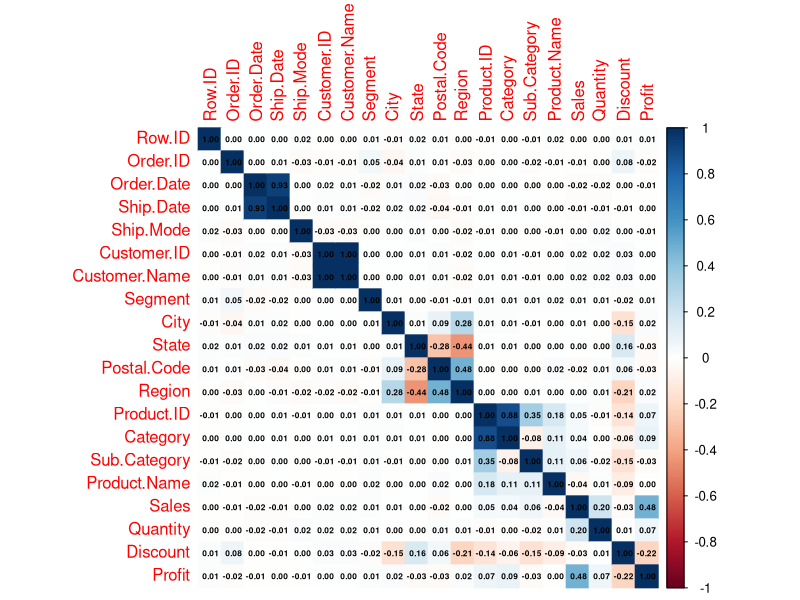
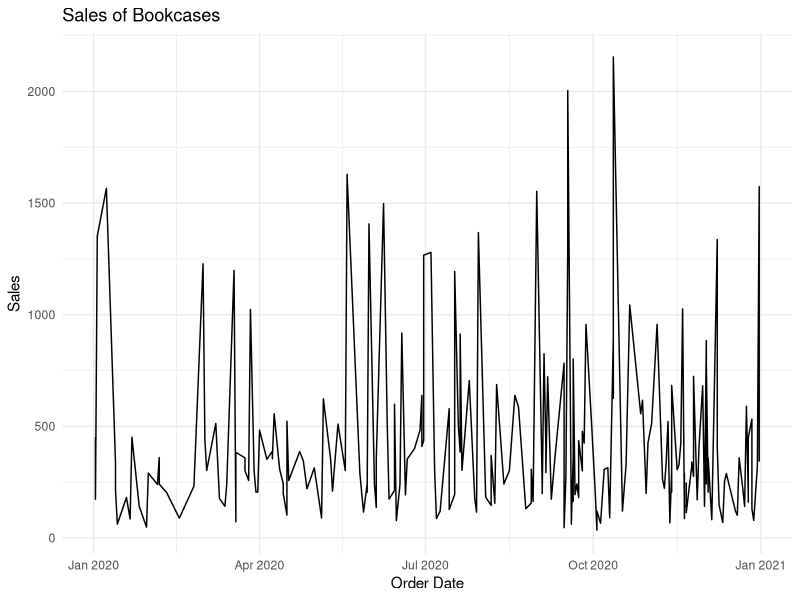
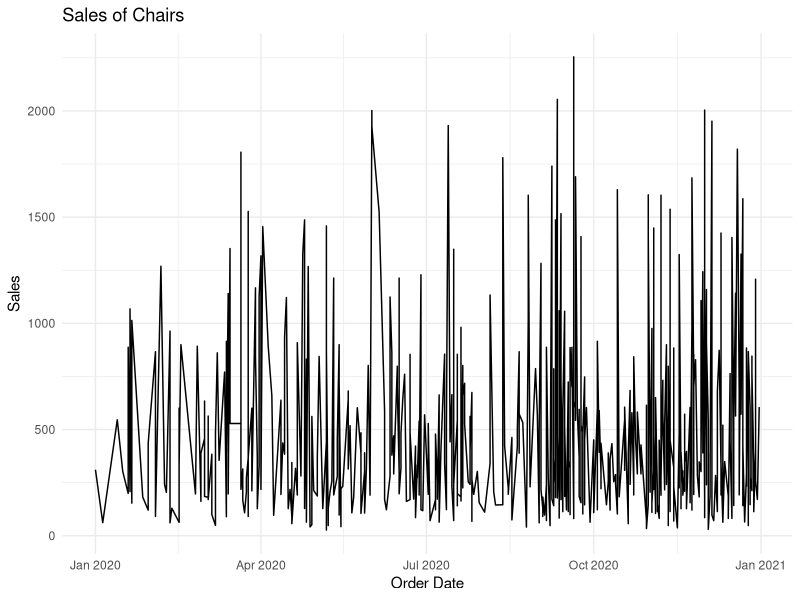
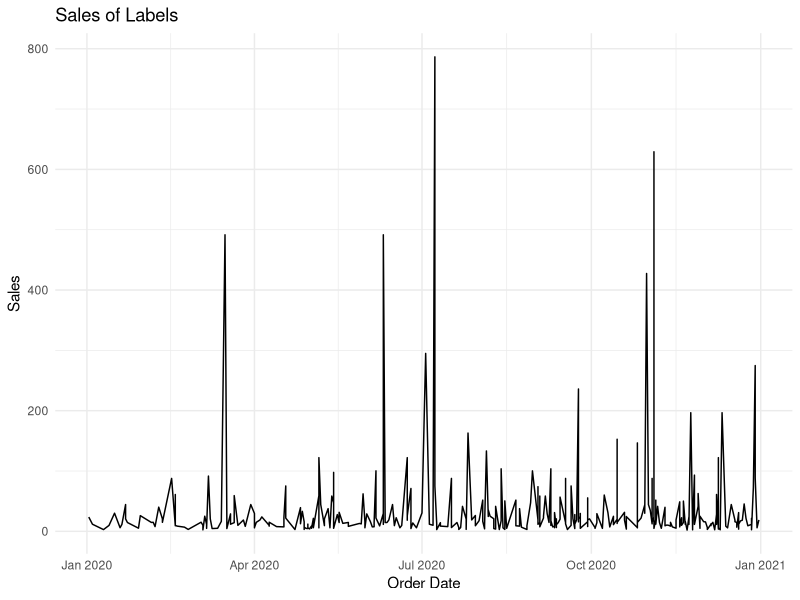
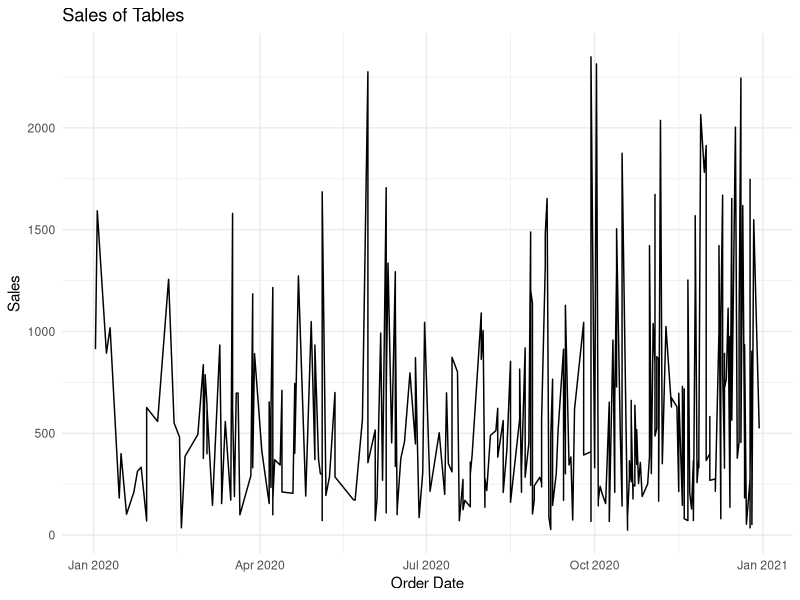
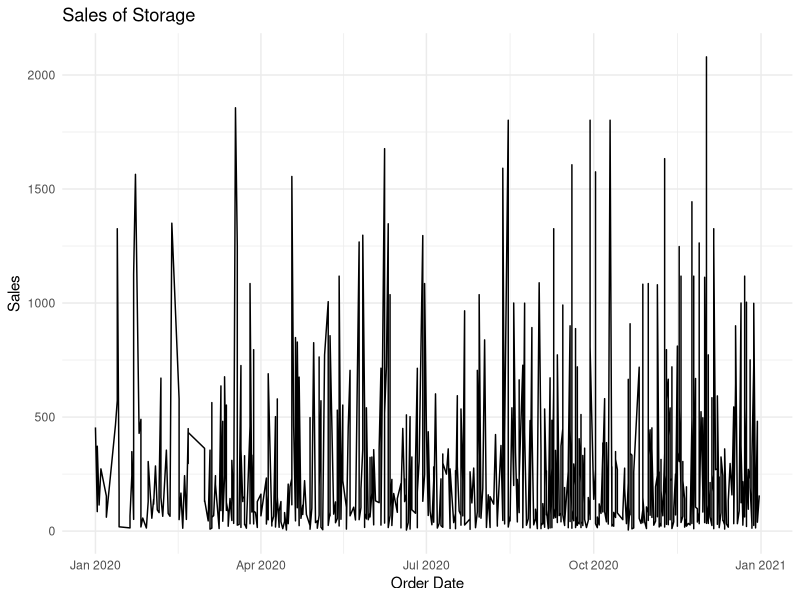
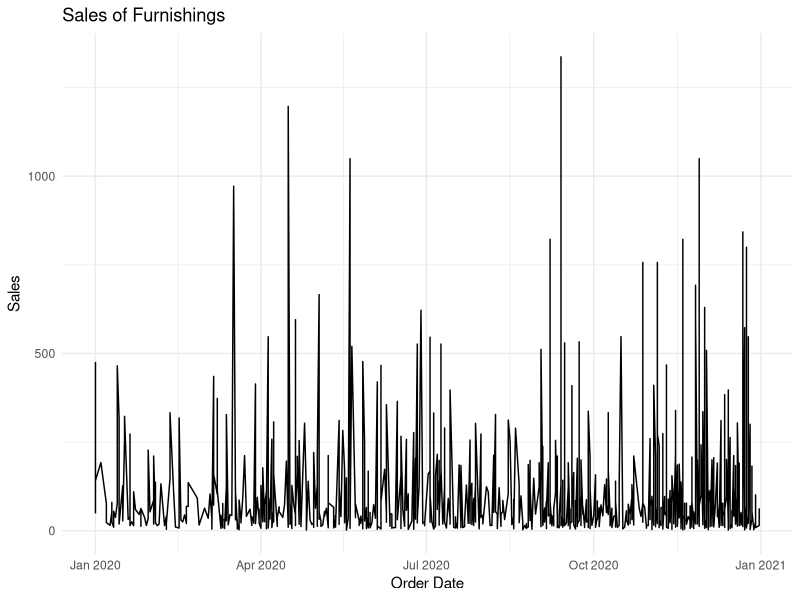
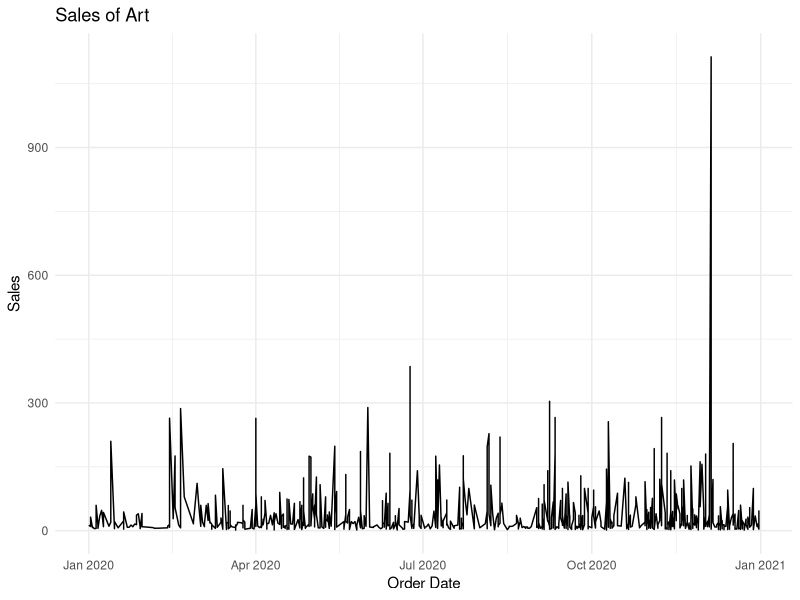

Write the R code that produced these figures, in order.
# Load libraries
library(tidyverse)
library(forecast)
library(corrplot)
library(dplyr)

# Load data (replace "Superstore.csv" with your actual file path)
data <- read.csv("Superstore.csv")

# Check for missing values (adjust as needed)
summary(data)

# Encode non-numeric columns for correlation matrix
non_numeric_cols <- sapply(data, function(x) !is.numeric(x))
encoded_df <- data
for (col in names(encoded_df)[non_numeric_cols]) {
  encoded_df[[col]] <- as.numeric(factor(encoded_df[[col]]))
}

# Check for columns with zero standard deviation
constant_columns <- sapply(encoded_df, function(x) sd(x, na.rm = TRUE) == 0)
encoded_df <- encoded_df[, !constant_columns]

encoded_matrix <- data.matrix(encoded_df)
correlation_matrix <- cor(encoded_matrix)
correlation_matrix <- round(correlation_matrix, 3)
print(correlation_matrix)
par(mar = c(1,1,1,1)) # Adjust margin
corrplot(correlation_matrix, method = "color", addCoef.col = "black", number.cex = 0.5)

# Create a date column if Order Date is not already a date format
data$Order.Date <- as.Date(data$Order.Date, format = "%m/%d/%y")

# Feature engineering (consider creating additional features)
data$Month <- format(data$Order.Date, "%m")

# Define a function to remove outliers without normalizing
remove_outliers <- function(dataframe) {
  Q1 <- quantile(dataframe$Sales, 0.05, na.rm = TRUE)
  Q3 <- quantile(dataframe$Sales, 0.95, na.rm = TRUE)
  IQR <- Q3 - Q1
  lower_bound <- Q1 - 1.5* IQR
  upper_bound <- Q3 + 1.5* IQR
  dataframe <- dataframe[dataframe$Sales >= lower_bound & dataframe$Sales <= upper_bound, ]
  return(dataframe)
}

# Call the function on 'Superstore'
data <- remove_outliers(data)
summary(data)

# Function to plot sales for a given subcategory
plot_sales <- function(subcategory) {
  sub_data <- filter(data, Sub.Category == subcategory)
  ggplot(sub_data, aes(x = Order.Date, y = Sales)) +
    geom_line() +
    labs(title = paste("Sales of", subcategory), x = "Order Date", y = "Sales") +
    theme_minimal()
}

# Create separate plots for each subcategory
plots <- lapply(unique(data$Sub.Category), plot_sales)
for (plot in plots) {
  print(plot)
}

# Create a list to store forecasts for each subcategory
forecast_list <- list()

# Loop through each unique subcategory
for (subcategory in unique(data$Sub.Category)) {
  # Filter data for the current subcategory
  sub_data <- filter(data, Sub.Category == subcategory)
  
  # Split data into training (Jan to Nov) and testing (Dec)
  train_data <- sub_data %>% filter(format(Order.Date, "%m") %in% c("01", "02", "03", "04", "05", "06", "07", "08", "09", "10", "11"))
  test_data <- sub_data %>% filter(format(Order.Date, "%m") == "12")
  
  # Time series analysis of Sales using training data
  sales_ts <- ts(train_data$Sales, start = c(year(min(train_data$Order.Date)), month(min(train_data$Order.Date))), frequency = 12)
  
  # Fit ARIMA model
  arima_model <- auto.arima(sales_ts)
  
  # Forecast sales for December
  forecast_arima <- forecast(arima_model, h = nrow(test_data))
  
  # Store the forecast in the list
  forecast_list[[subcategory]] <- list(forecast = forecast_arima, actual = test_data$Sales, test_dates = test_data$Order.Date)
}

# Create a data frame to store forecasts for all subcategories
forecast_df <- data.frame(
  Subcategory = character(),
  Date = as.Date(character()),
  Forecast = numeric(),
  stringsAsFactors = FALSE
)

# Populate the data frame with forecast values for all subcategories
for (i in seq_along(forecast_list)) {
  subcategory <- names(forecast_list)[i]
  forecast_data <- forecast_list[[subcategory]]$forecast
  
  # Generate dates for the forecast period (December)
  forecast_dates <- forecast_list[[subcategory]]$test_dates
  
  # Combine subcategory, dates, and forecasted sales into a data frame
  subcategory_forecast <- data.frame(
    Subcategory = rep(subcategory, length(forecast_dates)),
    Date = forecast_dates,
    Forecast = forecast_data$mean
  )
  
  # Append to the main forecast data frame
  forecast_df <- bind_rows(forecast_df, subcategory_forecast)
}

# Print the forecast table
view(forecast_df)

# Create a function to calculate performance metrics
calculate_metrics <- function(actual, forecast) {
  n <- min(length(actual), length(forecast))
  actual <- actual[1:n]
  forecast <- forecast[1:n]
  
  errors <- actual - forecast
  mae <- mean(abs(errors))
  mse <- mean(errors^2)
  rmse <- sqrt(mse)
  mape <- mean(abs(errors / actual)) * 100
  return(c(MAE = mae, RMSE = rmse, MAPE = mape))
}

# Initialize empty data frame to store metrics
performance_metrics <- data.frame(
  Subcategory = character(),
  MAE = numeric(),
  RMSE = numeric(),
  MAPE = numeric(),
  stringsAsFactors = FALSE
)

# Loop through each subcategory
for (subcategory in unique(data$Sub.Category)) {
  actual_sales <- forecast_list[[subcategory]]$actual
  forecast_sales <- forecast_list[[subcategory]]$forecast$mean
  
  # Calculate performance metrics
  metrics <- calculate_metrics(actual_sales, forecast_sales)
  
  # Create a data frame for the metrics of the current subcategory
  metrics_df <- data.frame(
    Subcategory = subcategory,
    MAE = metrics["MAE"],
    RMSE = metrics["RMSE"],
    MAPE = metrics["MAPE"]
  )
  
  # Append the metrics to the main data frame
  performance_metrics <- rbind(performance_metrics, metrics_df)
}

# Print the performance metrics
view(performance_metrics)

# Plot actual vs forecasted data
plot_actual_vs_forecast <- function(subcategory) {
  sub_data <- filter(data, Sub.Category == subcategory)
  train_data <- sub_data %>% filter(format(Order.Date, "%m") %in% c("01", "02", "03", "04", "05", "06", "07", "08", "09", "10", "11"))
  test_data <- sub_data %>% filter(format(Order.Date, "%m") == "12")
  
  forecast_data <- forecast_list[[subcategory]]$forecast
  forecast_dates <- forecast_list[[subcategory]]$test_dates
  
  ggplot() +
    geom_line(data = train_data, aes(x = Order.Date, y = Sales, color = "Actual")) +
    geom_line(data = test_data, aes(x = Order.Date, y = Sales, color = "Forecast")) +
    labs(title = paste("Actual vs Forecasted Sales of", subcategory), x = "Date", y = "Sales") +
    theme_minimal() +
    scale_color_manual(name = "Legend", values = c("Actual" = "blue", "Forecast" = "green"))
}

# Create and print plots for each subcategory
actual_vs_forecast_plots <- lapply(unique(data$Sub.Category), plot_actual_vs_forecast)
for (plot in actual_vs_forecast_plots) {
  print(plot)
}
